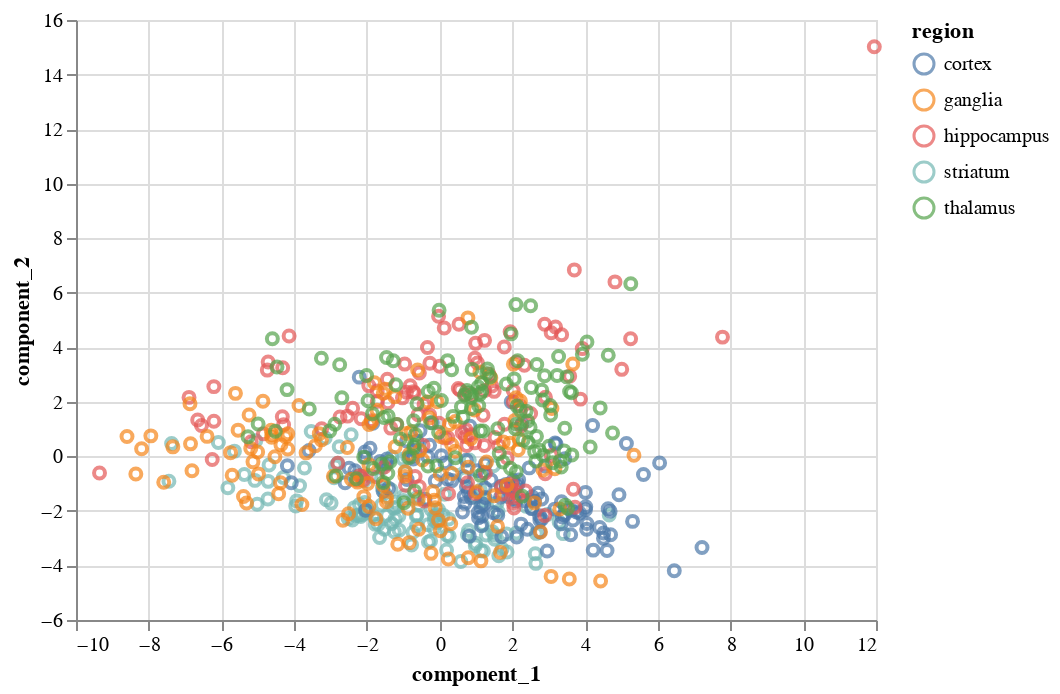

Notebook code for this chart:
### Code cell
umap_df = pd.DataFrame({'component_1': components[:, 0], 
                        'component_2': components[:, 1], 
                        'region': label_df.values})

alt.Chart(umap_df).mark_point().encode(
    x='component_1',
    y='component_2',
    color='region'
)

### Figure 1 — Vega-Lite specification as saved in the notebook (floating-point values rounded to 4 significant figures; data arrays with more than 128 entries replaced by an {"elided": "..."} marker saying what was removed)
{"config": {"view": {"continuousWidth": 400, "continuousHeight": 300}}, "data": {"name": "data-6f7040718d87e033386d745ee386f7bc"}, "mark": "point", "encoding": {"color": {"type": "nominal", "field": "region"}, "x": {"type": "quantitative", "field": "component_1"}, "y": {"type": "quantitative", "field": "component_2"}}, "$schema": "https://vega.github.io/schema/vega-lite/v4.8.1.json", "datasets": {"data-6f7040718d87e033386d745ee386f7bc": {"elided": "620 records"}}}
